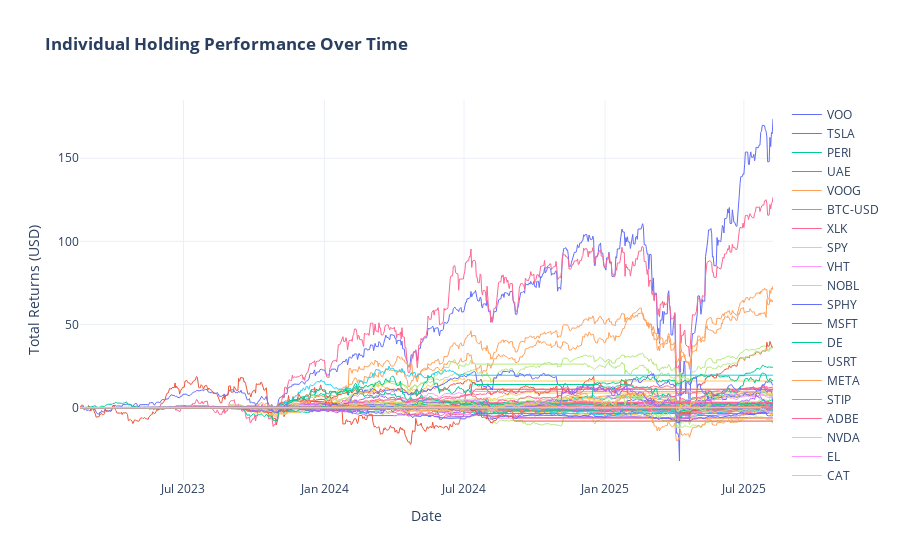

Notebook cell for this chart:
### Code cell
fig_holdings = go.Figure()

for symbol in total_returns.columns:
    fig_holdings.add_trace(
        go.Scatter(
            x=total_returns.index,
            y=total_returns[symbol],
            mode="lines",
            name=symbol,
            line=dict(width=1),
        )
    )

fig_holdings.update_layout(
    title_text="<b>Individual Holding Performance Over Time</b>",
    template="plotly_white",
    xaxis_title="Date",
    yaxis_title=f"Total Returns ({config.BASE_CURRENCY})",
)

fig_holdings.show()

### Figure 1 — Plotly figure (JSON) as saved in the notebook; plotly's stock layout.template omitted (floating-point values rounded to 4 significant figures; data arrays with more than 128 entries replaced by an {"elided": "..."} marker saying what was removed)
{"data": [{"line": {"width": 1}, "mode": "lines", "name": "VOO", "type": "scatter", "x": {"elided": "905 str values"}, "y": {"elided": "905 float values"}}, {"line": {"width": 1}, "mode": "lines", "name": "TSLA", "type": "scatter", "x": {"elided": "905 str values"}, "y": {"elided": "905 float values"}}, {"line": {"width": 1}, "mode": "lines", "name": "PERI", "type": "scatter", "x": {"elided": "905 str values"}, "y": {"elided": "905 float values"}}, {"line": {"width": 1}, "mode": "lines", "name": "UAE", "type": "scatter", "x": {"elided": "905 str values"}, "y": {"elided": "905 float values"}}, {"line": {"width": 1}, "mode": "lines", "name": "VOOG", "type": "scatter", "x": {"elided": "905 str values"}, "y": {"elided": "905 float values"}}, {"line": {"width": 1}, "mode": "lines", "name": "BTC-USD", "type": "scatter", "x": {"elided": "905 str values"}, "y": {"elided": "905 float values"}}, {"line": {"width": 1}, "mode": "lines", "name": "XLK", "type": "scatter", "x": {"elided": "905 str values"}, "y": {"elided": "905 float values"}}, {"line": {"width": 1}, "mode": "lines", "name": "SPY", "type": "scatter", "x": {"elided": "905 str values"}, "y": {"elided": "905 float values"}}, {"line": {"width": 1}, "mode": "lines", "name": "VHT", "type": "scatter", "x": {"elided": "905 str values"}, "y": {"elided": "905 float values"}}, {"line": {"width": 1}, "mode": "lines", "name": "NOBL", "type": "scatter", "x": {"elided": "905 str values"}, "y": {"elided": "905 float values"}}, {"line": {"width": 1}, "mode": "lines", "name": "SPHY", "type": "scatter", "x": {"elided": "905 str values"}, "y": {"elided": "905 float values"}}, {"line": {"width": 1}, "mode": "lines", "name": "MSFT", "type": "scatter", "x": {"elided": "905 str values"}, "y": {"elided": "905 float values"}}, {"line": {"width": 1}, "mode": "lines", "name": "DE", "type": "scatter", "x": {"elided": "905 str values"}, "y": {"elided": "905 float values"}}, {"line": {"width": 1}, "mode": "lines", "name": "USRT", "type": "scatter", "x": {"elided": "905 str values"}, "y": {"elided": "905 float values"}}, {"line": {"width": 1}, "mode": "lines", "name": "META", "type": "scatter", "x": {"elided": "905 str values"}, "y": {"elided": "905 float values"}}, {"line": {"width": 1}, "mode": "lines", "name": "STIP", "type": "scatter", "x": {"elided": "905 str values"}, "y": {"elided": "905 float values"}}, {"line": {"width": 1}, "mode": "lines", "name": "ADBE", "type": "scatter", "x": {"elided": "905 str values"}, "y": {"elided": "905 float values"}}, {"line": {"width": 1}, "mode": "lines", "name": "NVDA", "type": "scatter", "x": {"elided": "905 str values"}, "y": {"elided": "905 float values"}}, {"line": {"width": 1}, "mode": "lines", "name": "EL", "type": "scatter", "x": {"elided": "905 str values"}, "y": {"elided": "905 float values"}}, {"line": {"width": 1}, "mode": "lines", "name": "CAT", "type": "scatter", "x": {"elided": "905 str values"}, "y": {"elided": "905 float values"}}, {"line": {"width": 1}, "mode": "lines", "name": "BKNG", "type": "scatter", "x": {"elided": "905 str values"}, "y": {"elided": "905 float values"}}, {"line": {"width": 1}, "mode": "lines", "name": "BA", "type": "scatter", "x": {"elided": "905 str values"}, "y": {"elided": "905 float values"}}, {"line": {"width": 1}, "mode": "lines", "name": "SHOP", "type": "scatter", "x": {"elided": "905 str values"}, "y": {"elided": "905 float values"}}, {"line": {"width": 1}, "mode": "lines", "name": "LUX", "type": "scatter", "x": {"elided": "905 str values"}, "y": {"elided": "905 float values"}}, {"line": {"width": 1}, "mode": "lines", "name": "IBB", "type": "scatter", "x": {"elided": "905 str values"}, "y": {"elided": "905 float values"}}, {"line": {"width": 1}, "mode": "lines", "name": "COIN", "type": "scatter", "x": {"elided": "905 str values"}, "y": {"elided": "905 float values"}}, {"line": {"width": 1}, "mode": "lines", "name": "OCSL", "type": "scatter", "x": {"elided": "905 str values"}, "y": {"elided": "905 float values"}}, {"line": {"width": 1}, "mode": "lines", "name": "TPVG", "type": "scatter", "x": {"elided": "905 str values"}, "y": {"elided": "905 float values"}}, {"line": {"width": 1}, "mode": "lines", "name": "GSBD", "type": "scatter", "x": {"elided": "905 str values"}, "y": {"elided": "905 float values"}}, {"line": {"width": 1}, "mode": "lines", "name": "NVO", "type": "scatter", "x": {"elided": "905 str values"}, "y": {"elided": "905 float values"}}, {"line": {"width": 1}, "mode": "lines", "name": "LLY", "type": "scatter", "x": {"elided": "905 str values"}, "y": {"elided": "905 float values"}}, {"line": {"width": 1}, "mode": "lines", "name": "TQQQ", "type": "scatter", "x": {"elided": "905 str values"}, "y": {"elided": "905 float values"}}, {"line": {"width": 1}, "mode": "lines", "name": "MOAT", "type": "scatter", "x": {"elided": "905 str values"}, "y": {"elided": "905 float values"}}, {"line": {"width": 1}, "mode": "lines", "name": "BRW", "type": "scatter", "x": {"elided": "905 str values"}, "y": {"elided": "905 float values"}}, {"line": {"width": 1}, "mode": "lines", "name": "CLM", "type": "scatter", "x": {"elided": "905 str values"}, "y": {"elided": "905 float values"}}, {"line": {"width": 1}, "mode": "lines", "name": "SPXL", "type": "scatter", "x": {"elided": "905 str values"}, "y": {"elided": "905 float values"}}, {"line": {"width": 1}, "mode": "lines", "name": "GOF", "type": "scatter", "x": {"elided": "905 str values"}, "y": {"elided": "905 float values"}}, {"line": {"width": 1}, "mode": "lines", "name": "CEFS", "type": "scatter", "x": {"elided": "905 str values"}, "y": {"elided": "905 float values"}}, {"line": {"width": 1}, "mode": "lines", "name": "ALDAR", "type": "scatter", "x": {"elided": "905 str values"}, "y": {"elided": "905 float values"}}, {"line": {"width": 1}, "mode": "lines", "name": "BURJEEL", "type": "scatter", "x": {"elided": "905 str values"}, "y": {"elided": "905 float values"}}, {"line": {"width": 1}, "mode": "lines", "name": "CHADX15", "type": "scatter", "x": {"elided": "905 str values"}, "y": {"elided": "905 float values"}}, {"line": {"width": 1}, "mode": "lines", "name": "IHC", "type": "scatter", "x": {"elided": "905 str values"}, "y": {"elided": "905 float values"}}, {"line": {"width": 1}, "mode": "lines", "name": "EMAAR", "type": "scatter", "x": {"elided": "905 str values"}, "y": {"elided": "905 float values"}}, {"line": {"width": 1}, "mode": "lines", "name": "MULTIPLY", "type": "scatter", "x": {"elided": "905 str values"}, "y": {"elided": "905 float values"}}, {"line": {"width": 1}, "mode": "lines", "name": "ASM", "type": "scatter", "x": {"elided": "905 str values"}, "y": {"elided": "905 float values"}}, {"line": {"width": 1}, "mode": "lines", "name": "AMR", "type": "scatter", "x": {"elided": "905 str values"}, "y": {"elided": "905 float values"}}, {"line": {"width": 1}, "mode": "lines", "name": "AMZN", "type": "scatter", "x": {"elided": "905 str values"}, "y": {"elided": "905 float values"}}, {"line": {"width": 1}, "mode": "lines", "name": "INDA", "type": "scatter", "x": {"elided": "905 str values"}, "y": {"elided": "905 float values"}}, {"line": {"width": 1}, "mode": "lines", "name": "VBK", "type": "scatter", "x": {"elided": "905 str values"}, "y": {"elided": "905 float values"}}, {"line": {"width": 1}, "mode": "lines", "name": "PAK", "type": "scatter", "x": {"elided": "905 str values"}, "y": {"elided": "905 float values"}}, {"line": {"width": 1}, "mode": "lines", "name": "KSA", "type": "scatter", "x": {"elided": "905 str values"}, "y": {"elided": "905 float values"}}, {"line": {"width": 1}, "mode": "lines", "name": "IJR", "type": "scatter", "x": {"elided": "905 str values"}, "y": {"elided": "905 float values"}}, {"line": {"width": 1}, "mode": "lines", "name": "MCHI", "type": "scatter", "x": {"elided": "905 str values"}, "y": {"elided": "905 float values"}}, {"line": {"width": 1}, "mode": "lines", "name": "SPSM", "type": "scatter", "x": {"elided": "905 str values"}, "y": {"elided": "905 float values"}}, {"line": {"width": 1}, "mode": "lines", "name": "EWJ", "type": "scatter", "x": {"elided": "905 str values"}, "y": {"elided": "905 float values"}}, {"line": {"width": 1}, "mode": "lines", "name": "MBB", "type": "scatter", "x": {"elided": "905 str values"}, "y": {"elided": "905 float values"}}, {"line": {"width": 1}, "mode": "lines", "name": "ARKK", "type": "scatter", "x": {"elided": "905 str values"}, "y": {"elided": "905 float values"}}, {"line": {"width": 1}, "mode": "lines", "name": "IPO", "type": "scatter", "x": {"elided": "905 str values"}, "y": {"elided": "905 float values"}}, {"line": {"width": 1}, "mode": "lines", "name": "VXUS", "type": "scatter", "x": {"elided": "905 str values"}, "y": {"elided": "905 float values"}}, {"line": {"width": 1}, "mode": "lines", "name": "XLF", "type": "scatter", "x": {"elided": "905 str values"}, "y": {"elided": "905 float values"}}, {"line": {"width": 1}, "mode": "lines", "name": "ARM", "type": "scatter", "x": {"elided": "905 str values"}, "y": {"elided": "905 float values"}}, {"line": {"width": 1}, "mode": "lines", "name": "ROM", "type": "scatter", "x": {"elided": "905 str values"}, "y": {"elided": "905 float values"}}, {"line": {"width": 1}, "mode": "lines", "name": "RYAAY", "type": "scatter", "x": {"elided": "905 str values"}, "y": {"elided": "905 float values"}}, {"line": {"width": 1}, "mode": "lines", "name": "APO", "type": "scatter", "x": {"elided": "905 str values"}, "y": {"elided": "905 float values"}}, {"line": {"width": 1}, "mode": "lines", "name": "KKR", "type": "scatter", "x": {"elided": "905 str values"}, "y": {"elided": "905 float values"}}, {"line": {"width": 1}, "mode": "lines", "name": "JPMB", "type": "scatter", "x": {"elided": "905 str values"}, "y": {"elided": "905 float values"}}, {"line": {"width": 1}, "mode": "lines", "name": "SMOT", "type": "scatter", "x": {"elided": "905 str values"}, "y": {"elided": "905 float values"}}, {"line": {"width": 1}, "mode": "lines", "name": "XLV", "type": "scatter", "x": {"elided": "905 str values"}, "y": {"elided": "905 float values"}}, {"line": {"width": 1}, "mode": "lines", "name": "BRK-B", "type": "scatter", "x": {"elided": "905 str values"}, "y": {"elided": "905 float values"}}, {"line": {"width": 1}, "mode": "lines", "name": "BX", "type": "scatter", "x": {"elided": "905 str values"}, "y": {"elided": "905 float values"}}], "layout": {"title": {"text": "<b>Individual Holding Performance Over Time</b>"}, "xaxis": {"title": {"text": "Date"}}, "yaxis": {"title": {"text": "Total Returns (USD)"}}}}
